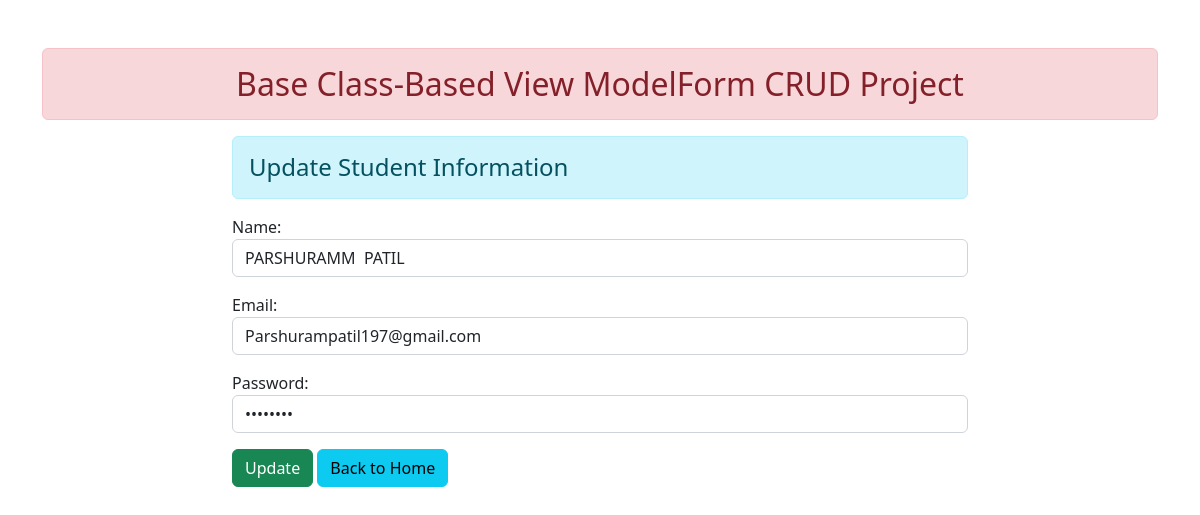
The page /2/ on the database as committed earlier.
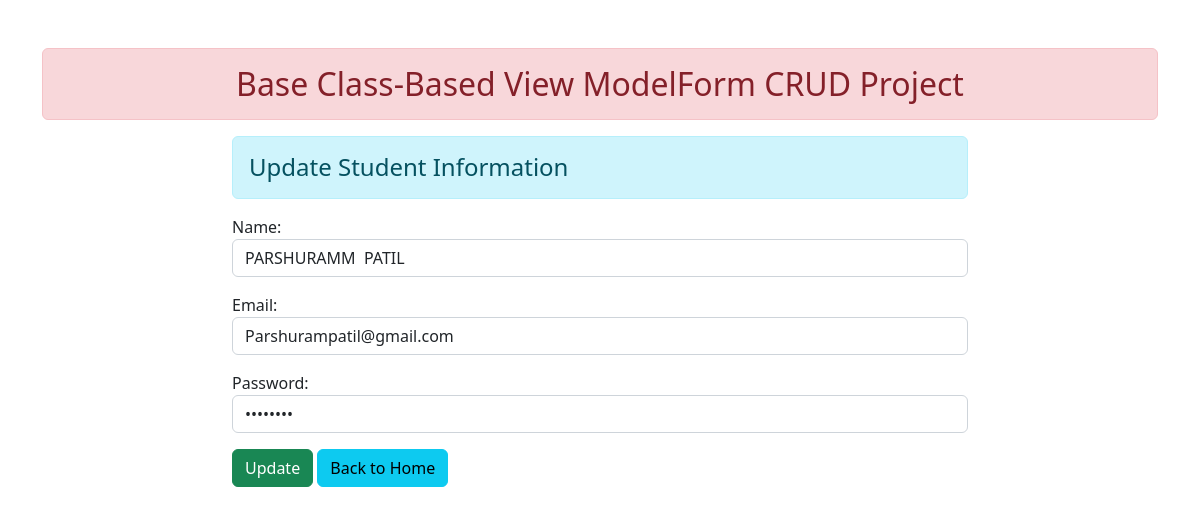
The same page on the database as committed later.
### enroll/models.py (models this page shows)
class User(models.Model):
    name = models.CharField(max_length=255)
    email = models.EmailField(max_length=255)
    password = models.CharField(max_length=255)

### enroll/views.py (the view, shortened to what this page needs)
# urls.py: path('<int:id>/', views.UserUpdateView.as_view(), name='updatedata'),
class UserUpdateView(View):
    def get(self, request, id):
        pi = User.objects.get(pk=id)
        fm = StudentRegForm(instance=pi)
        return render(request, 'enroll/updatestu.html', {'form': fm})

### enroll/forms.py
class StudentRegForm(forms.ModelForm):
    class Meta:
        model = User
        fields = ['name', 'email', 'password']
        widgets = {
            'name': forms.TextInput(attrs={'class':'form-control'}),
            'email': forms.EmailInput(attrs={'class':'form-control'}),
            'password': forms.PasswordInput(render_value=True ,attrs={'class':'form-control'}),
        }

### enroll/templates/enroll/updatestu.html (shortened to what this page needs)
{% extends 'enroll/base.html' %}
{% block content %}
<div class="row">
    <div class="col-sm-8 offset-2">
        <h4 class="alert alert-info">Update Student Information</h4>
        <form action="" method="post">
            {{form.as_p}}
            <input type="submit" value="Update" class="btn btn-success">
            <a href="{% url 'addandshow' %}" class="btn btn-info">Back to Home</a>
        </form>
    </div>
</div>
{% endblock content %}

Rows that differ between the two databases and show on the page:
changed User "PARSHURAMM PATIL": email "Parshurampatil197@gmail.com" → "Parshurampatil@gmail.com"
